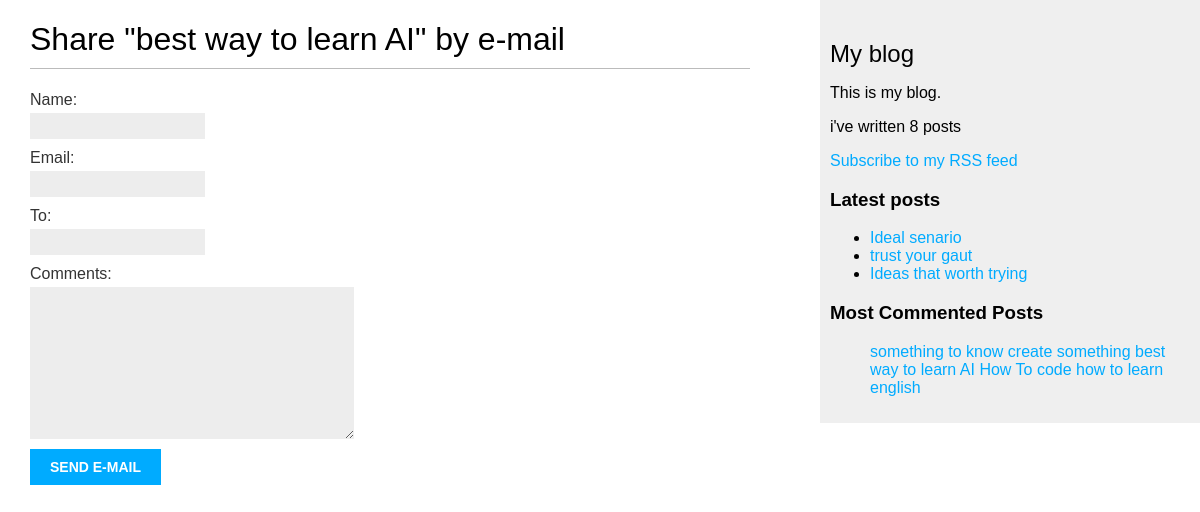
Before: /blog/2/share/ with the older database file.
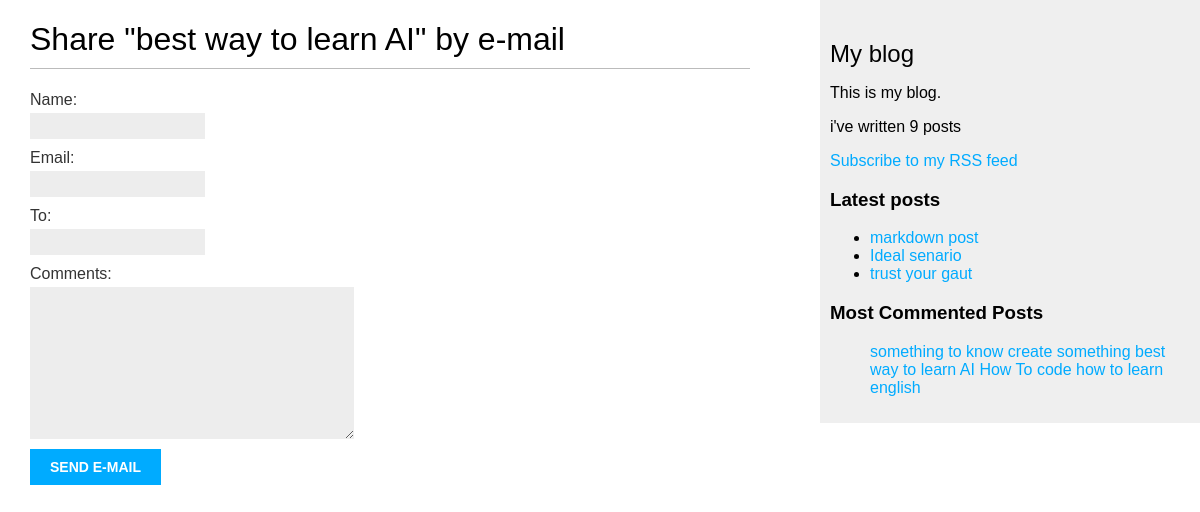
After: the same page with the newer database file.
### blog/models.py (models this page shows, shortened)
class Post(models.Model):
    STATUS_CHOICES = (
        ('draft', 'Draft'),
        ('published', 'Published'),
    )
    objects = models.Manager()  # The Default Manager
    published = PublishedManager()  # Our Custom Manager
    title = models.CharField(max_length=250)
    slug = models.SlugField(max_length=250,
                            unique_for_date='publish')
    author = models.ForeignKey(User,
                               on_delete=models.CASCADE,
                               related_name='blog_posts')
    body = models.TextField()
    publish = models.DateTimeField(default=timezone.now)
    created = models.DateTimeField(auto_now_add=True)
    updated = models.DateTimeField(auto_now=True)
    status = models.CharField(max_length=10,
                              choices=STATUS_CHOICES,
                              default='draft')
    tags = TaggableManager()
    class Meta:
        ordering = ('-publish',)
        """This guy is human readable representation of the object """
    def get_absolute_url(self):
        return reverse('blog:post_detail',
                       args=[self.publish.year,
                             self.publish.month,
                             self.publish.day, self.slug])

### blog/views.py (the view)
# urls.py: path('<int:post_id>/share/', views.post_share, name='post_share'),
def post_share(request, post_id):
    post = get_object_or_404(Post,
                             id=post_id,
                             status='published')
    sent = False
    if request.method == 'POST':
        form = EmailPostForm(request.POST)  # scans the form
        if form.is_valid():
            cd = form.cleaned_data
            post_url = request.build_absolute_uri(
                post.get_absolute_url())  # by using reverse() method inside model we can get absolute path to create complete url
            subject = "{cd['name']} recommends you read {post.title}"
            message = "Read {post.title} at {post_url}\n\n"\
                "{cd['name']}\'s comments: {cd['comments']}"
            send_mail(subject, message, 'sbmlai25@gmail.com',
                      [cd['to']])
            sent = True
        else:  # form is not valid
            print('****************************************************************test*****************', form.errors)
    else:
        form = EmailPostForm()  # make it empty to be filled in empty get form
    return render(request, 'blog/post/share.html',
                  {'post': post, 'form': form, 'sent': sent})

### blog/forms.py
class EmailPostForm(forms.Form):
    name = forms.CharField(max_length=25)
    email = forms.EmailField()  # default wideget is EmailField
    to = forms.EmailField()
    comments = forms.CharField(widget=forms.Textarea, required=False)

### blog/models.py (called while the page is built)
    def get_queryset(self):
        return super(PublishedManager, self).get_queryset().filter(status='published')

### blog/templatetags/blog_tags.py (called while the page is built)
@register.simple_tag
def total_posts():
    return Post.published.count()

@register.inclusion_tag('blog/post/latest_posts.html')
def show_latest_posts(count=5):
    latest_posts = Post.published.order_by('-publish')[:count]
    return {'latest_posts': latest_posts}

@register.simple_tag()
def show_most_commented_posts(count=5):
    return Post.published.annotate(
        total_comments=Count('comments')
    ).order_by('-total_comments')[:count]

### blog/templates/blog/post/share.html (shortened to what this page needs)
{% extends "blog/base.html" %}
{% block content %}
 {% if sent %}
 <h1>E-mail successfully sent</h1>
 <p>
 "{{ post.title }}" was successfully sent to {{ form.cleaned_data.to }}.
 </p>
 {% else %}
 <h1>Share "{{ post.title }}" by e-mail</h1>
 <form method="post">
 {{ form.as_p }}
 <input type="submit" value="Send e-mail">
 </form>
 {% endif %}
{% endblock %}

### blog/templates/blog/base.html (shortened to what this page needs)
{% load blog_tags %}
{% load static %}
<!DOCTYPE html>
<html>
  <head>
    <link href="{%static 'css/blog.css' %}" rel="stylesheet" />
  </head>
  <body>
    <div id="content">
    {% block content %} {% endblock %}</div>
    <div id="sidebar">
      <h2>My blog</h2>
      <p>This is my blog.</p>
      <p>i've written {% total_posts %} posts</p>
      <p>
        <a href="{% url "blog:post_feed" %}">Subscribe to my RSS feed</a>
      </p>
      <h3>Latest posts</h3>
      {% show_latest_posts 3  %}
      <h3>Most Commented Posts</h3>
      {% show_most_commented_posts as most_commented_posts %}
      <ul>
        {% for post in most_commented_posts %}
          <a href="{{post.get_absolute_url}}">{{post.title}}</a>
        {% endfor %}
      </ul>
    </div>
  </body>
</html>

### blog/templates/blog/post/latest_posts.html
<ul>
    {% for post in latest_posts %}
    <li>
        <a href="{{post.get_absolute_url}}">{{post.title}}</a>
    </li>
    {% endfor %}
</ul>

Changed rows visible on the page:
no longer on this page (row unchanged): Post: title "Ideas that worth trying", shown under "Latest posts"
added Post: title "markdown post", shown under "Latest posts"
Other visible differences:
text no longer shown: "8"
text now shown: "9"
